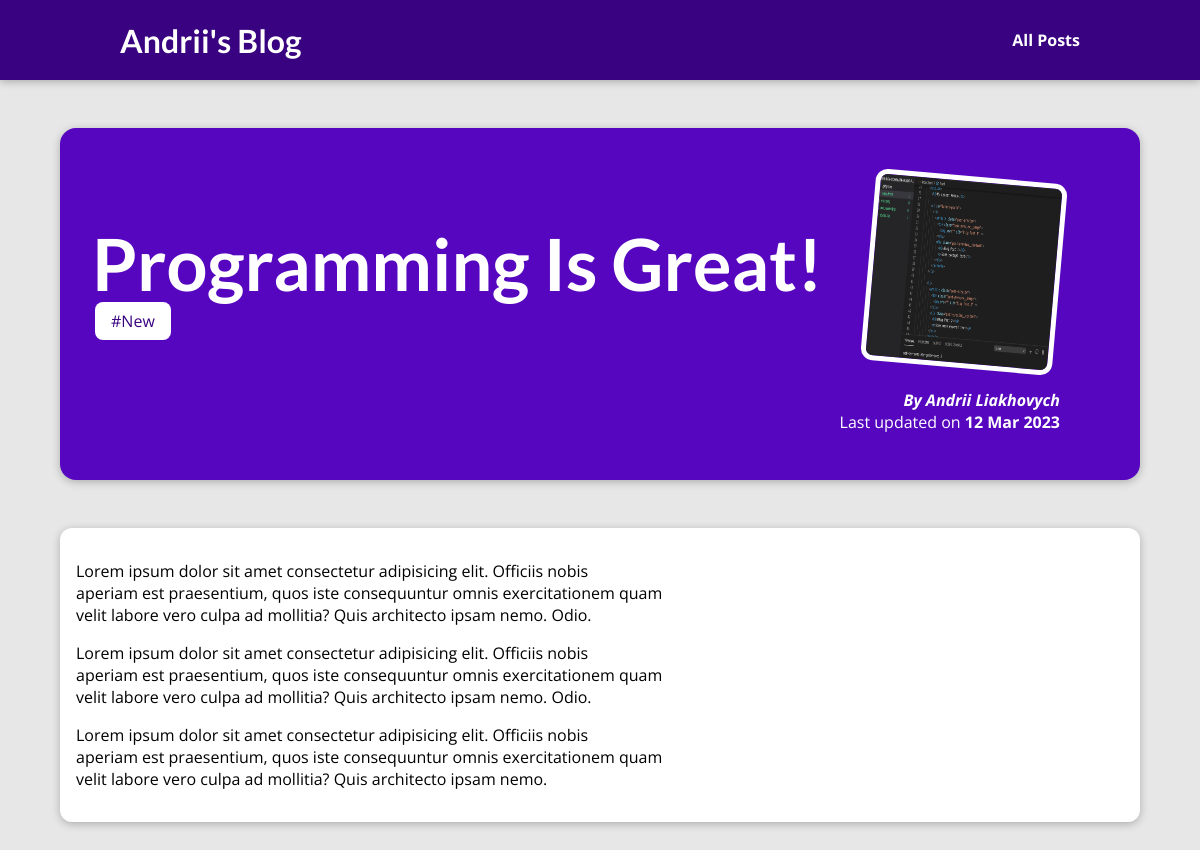
Page /posts/programming-is-fun on the committed database.
### blog/models.py (models this page shows, shortened)
class Post(models.Model):
    title = models.CharField(max_length=150)
    excerpt = models.CharField(max_length=200)
    image = models.ImageField(upload_to='posts', null=True)
    date = models.DateField(auto_now=True)
    slug = models.SlugField(unique=True, db_index=True)
    content = models.TextField(validators=[MinLengthValidator(10)])
    author = models.ForeignKey(
        Author, on_delete=models.SET_NULL, null=True, related_name='posts')
    tags = models.ManyToManyField(Tag)

class Tag(models.Model):
    caption = models.CharField(max_length=30)

class Author(models.Model):
    first_name = models.CharField(max_length=100)
    last_name = models.CharField(max_length=100)
    email_address = models.EmailField()
    def full_name(self):
        return f"{self.first_name} {self.last_name}"
    def __str__(self):
        return self.full_name()

### blog/views.py (the view)
# urls.py: path('posts/<slug:slug>', views.post_detail, name='post-detail-page'),
def post_detail(request, slug):
    identified_post = get_object_or_404(Post, slug=slug)
    return render(request, 'blog/post-detail.html', {
        'post': identified_post,
        'post_tags': identified_post.tags.all()
    })

### blog/templates/blog/post-detail.html (shortened to what this page needs)
{% extends "base.html" %}
{% load static %}
{% block css_files %}
    <link rel="stylesheet" href="{% static "blog/post-detail.css" %}" />
{% endblock %}
{% block content %}
<section id="summary">
    <h2>{{post.title}}</h2>
    <div>
        {% for tag in post_tags %}
            <span class='tag'>
                #{{tag.caption}}
            </span>
        {% endfor %}
    </div>
    <article>
        <img src="{{post.image.url}}" alt="{{post.title}}" />
        <address>By <a href="mailto:{{post.author.email_address}}">{{post.author}}</a></address>
        <div>Last updated on <time>{{post.date|date:'d M Y'}}</time></div>
    </article>
</section>
<main>
  {{post.content|linebreaks}}
</main>
{% endblock %}

### static/app.css (style rules this page uses)
* { box-sizing: border-box; }
html { font-family: 'Open Sans', 'Lato', sans-serif; }
body { margin: 0; }
h1, h2, h3 { font-family: 'Lato', sans-serif; font-weight: bold; }

### blog/static/blog/post-detail.css (style rules this page uses)
body { background-color: #e7e7e7; }
#summary { margin: 8rem auto 3rem auto; padding: 2rem; width: 90%; max-width: 90rem; border-radius: 16px; background-color: #5706c0; position: relative; box-shadow: 0 2px 8px rgba(0, 0, 0, 0.25); height: 22rem; }
#summary h2 { color: white; font-size: 4.5rem; margin-bottom: 0.25rem; }
#summary article { position: absolute; top: 2rem; right: 3rem; padding: 1rem 2rem; border-radius: 12px; text-align: right; color: white; }
#summary article img { width: 12rem; height: 12rem; border-radius: 12px; transform: rotateZ(5deg); border: 5px solid white; margin-bottom: 1rem; }
#summary address { font-weight: bold; }
#summary a { color: white; text-decoration: none; }
#summary time { font-weight: bold; }
main { width: 90%; max-width: 90rem; margin: 3rem auto; background-color: white; padding: 1rem; border-radius: 12px; box-shadow: 0 2px 8px rgba(0, 0, 0, 0.25); }
.tag { background-color: white; color: #390281; padding: 0.5rem 1rem; border-radius: 8px; margin: 3px; }

### rows in the picture
Post: title "Programming Is Great!", image (picture), author "Andrii Liakhovych", date "12 Mar 2023", content "Lorem ipsum dolor sit amet consectetur adipisicing elit. Officiis nobis aperiam est praesentium, quos iste consequuntur omnis exercitationem quam velit labore vero culpa ad mollitia? Quis architecto ipsam nemo. Odio. Lorem ipsum dolor sit amet consectetur adipisicing elit. Officiis nobis aperiam est praesentium, quos iste consequuntur omnis exercitationem quam velit labore vero culpa ad mollitia? Quis architecto ipsam nemo. Odio. Lorem ipsum dolor sit amet consectetur adipisicing elit. Officiis nobis aperiam est praesentium, quos iste consequuntur omnis exercitationem quam velit labore vero culpa ad mollitia? Quis architecto ipsam nemo."
Tag: caption "New"
